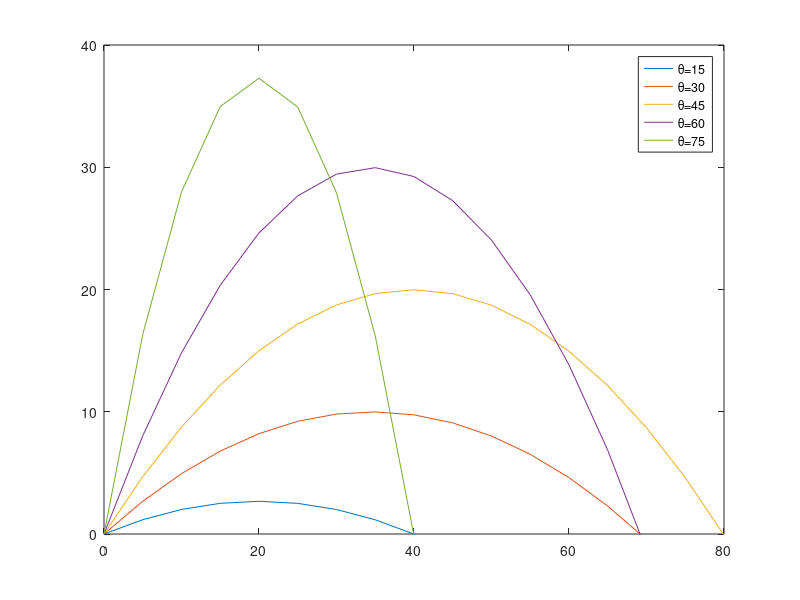

This figure's MATLAB source:
%% Problem 2.19
clc, clear

% Initial value
v0=28; y0=0; g=9.81; x=0:5:80;
theta0=pi/12:pi/12:5*pi/12;
% Using built-in function
% lb=deg2rad(15); ub=deg2rad(75);
% theta0=lb:lb:ub;

% The trajectory model
y1=tan(theta0(1))*x-(g/(2*(v0^2)*cos(theta0(1))^2))*x.^2+y0;
y2=tan(theta0(2))*x-(g/(2*(v0^2)*cos(theta0(2))^2))*x.^2+y0;
y3=tan(theta0(3))*x-(g/(2*(v0^2)*cos(theta0(3))^2))*x.^2+y0;
y4=tan(theta0(4))*x-(g/(2*(v0^2)*cos(theta0(4))^2))*x.^2+y0;
y5=tan(theta0(5))*x-(g/(2*(v0^2)*cos(theta0(5))^2))*x.^2+y0;

y=[y1' y2' y3' y4' y5'];

% % Using 'for' loop
% y=zeros(length(theta0),length(x));
% for i=1:length(theta0)
%     for j=1:length(x)
%     y(i,j)=tan(theta0(i))*x(j)-(g/(2*(v0^2)*cos(theta0(i))^2))*x(j).^2+y0;
%     end
% end


% Plot
plot(x,y)
legend('\theta=15','\theta=30','\theta=45','\theta=60','\theta=75')
axis([0 80 0 40])